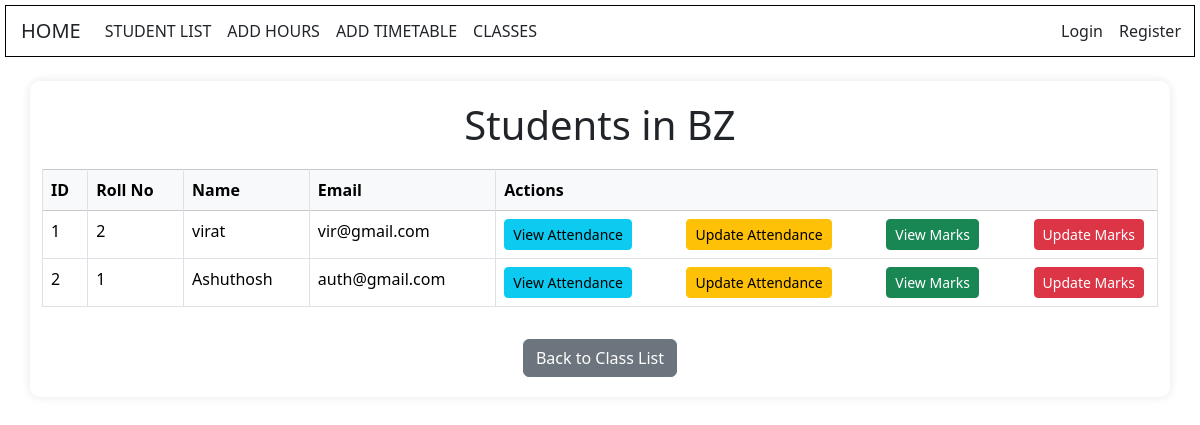
/students/students/class/1/, run on the app's committed database.
### students/models.py (models this page shows, shortened)
class Class(models.Model):
    name = models.CharField(max_length=100)

class Student(models.Model):
    name = models.CharField(max_length=100)
    roll_number = models.CharField(max_length=10, unique=True)
    student_class = models.ForeignKey(Class, on_delete=models.CASCADE)
    email = models.EmailField()
    phone = models.CharField(max_length=10)

### students/views.py (the view)
# urls.py: path('students/class/<int:class_id>/', views.class_student_list, name='class_student_list'),
def class_student_list(request, class_id):
    student_class = get_object_or_404(Class, id=class_id)
    students = Student.objects.filter(student_class=student_class)
    return render(request, 'students/class_student_list.html', {
        'student_class': student_class,
        'students': students
    })

### students/templates/students/class_student_list.html (shortened to what this page needs)
<!DOCTYPE html>
<html lang="en">
<head>
    <link href="https://cdn.jsdelivr.net/npm/bootstrap@5.3.2/dist/css/bootstrap.min.css" rel="stylesheet">
</head>
<body>
    {% include 'students/navbar.html' %}
    <div class="container mt-4">
        <h1>Students in {{ student_class.name }}</h1>
        <table class="table table-bordered table-hover">
            <thead class="table-light">
                <tr>
                    <th>ID</th>
                    <th>Roll No</th>
                    <th>Name</th>
                    <th>Email</th>
                    <th>Actions</th>
                </tr>
            </thead>
            <tbody>
                {% for student in students %}
                <tr>
                    <td>{{ student.id }}</td>
                    <td>{{ student.roll_number }}</td>
                    <td>{{ student.name }}</td>
                    <td>{{ student.email }}</td>
                    <td>
                        <div class="d-flex justify-content-between">
                            <a href="{% url 'attendance_view' student.id %}" class="btn btn-sm btn-info btn-action btn-custom">View Attendance</a>
                            <a href="{% url 'attendance_update' student.id %}" class="btn btn-sm btn-warning btn-action btn-custom">Update Attendance</a>
                            <a href="{% url 'marks_view' student.id %}" class="btn btn-sm btn-success btn-action btn-custom">View Marks</a>
                            <a href="{% url 'marks_update' student.id %}" class="btn btn-sm btn-danger btn-action btn-custom">Update Marks</a>
                        </div>
                    </td>
                </tr>
                {% empty %}
                <tr>
                    <td colspan="5" class="text-center">No students found in this class.</td>
                </tr>
                {% endfor %}
            </tbody>
        </table>
        <div class="text-center">
            <a href="{% url 'class_list' %}" class="btn btn-secondary btn-block btn-custom mt-3">Back to Class List</a>
        </div>
    </div>
</body>
</html>

### students/templates/students/class_student_list.html (style rules this page uses)
body { background-color: #f8f9fa; padding: 0; }
.container { max-width: 900px; margin: auto; background: #ffffff; padding: 20px; border-radius: 10px; box-shadow: 0 0 10px rgba(0, 0, 0, 0.1); }
h1 { text-align: center; margin-bottom: 20px; }
table { width: 100%; border-collapse: collapse; margin-top: 20px; }
table th, table td { border: 1px solid #dee2e6; padding: 12px; text-align: left; }
table th { background-color: #f2f2f2; font-weight: bold; }
.btn-action { margin-right: 5px; }
.btn-custom { padding: 6px 12px; font-size: 14px; }
.text-center { text-align: center; }

### students/templates/students/navbar.html (style rules this page uses)
body { background:url('https://img.freepik.com/free-vector/beautiful-decorative-soft-colorful-watercolor-texture-background_1055-14290.jpg') no-repeat center center fixed; background-size: cover; }

### data on the page
Class: name "BZ"
Student: id "1", roll_number "2", name "virat", email "vir@gmail.com"
Student: id "2", roll_number "1", name "Ashuthosh", email "auth@gmail.com"
